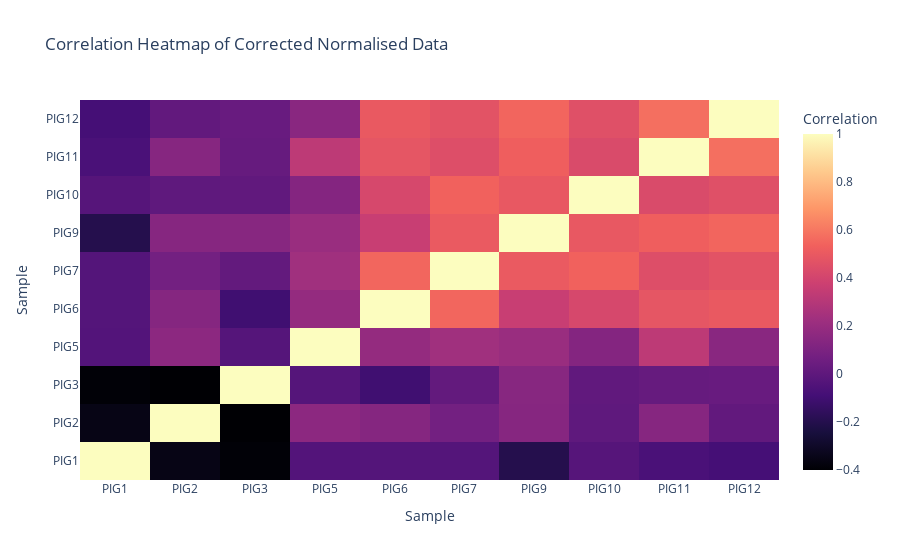

Here is the notebook cell this chart was saved with:
### Markdown cell above
### Correlation heat maps

### Code cell
# Calculate the correlation matrix
correlation_matrix = weighted_combined_data.corr()

# Create a heatmap using Plotly
fig = go.Figure(data=go.Heatmap(
    z=correlation_matrix.values,
    x=correlation_matrix.columns,
    y=correlation_matrix.index,
    colorscale='Magma',
    colorbar_title="Correlation"
))

fig.update_layout(
    title="Correlation Heatmap of Corrected Normalised Data",
    xaxis_title="Sample",
    yaxis_title="Sample"
)

# Show the plot
fig.show()
fig.write_html("./data/outputs/multiomic/correlation_heatmap.html")

### Figure 1 — Plotly figure (JSON) as saved in the notebook; plotly's stock layout.template omitted (floating-point values rounded to 4 significant figures)
{"data": [{"colorbar": {"title": {"text": "Correlation"}}, "colorscale": [[0, "#000004"], [0.1111, "#180f3d"], [0.2222, "#440f76"], [0.3333, "#721f81"], [0.4444, "#9e2f7f"], [0.5556, "#cd4071"], [0.6667, "#f1605d"], [0.7778, "#fd9668"], [0.8889, "#feca8d"], [1, "#fcfdbf"]], "type": "heatmap", "x": ["PIG1", "PIG2", "PIG3", "PIG5", "PIG6", "PIG7", "PIG9", "PIG10", "PIG11", "PIG12"], "y": ["PIG1", "PIG2", "PIG3", "PIG5", "PIG6", "PIG7", "PIG9", "PIG10", "PIG11", "PIG12"], "z": [[1.0, -0.3529, -0.3912, -0.03698, -0.03518, -0.03472, -0.2003, -0.02756, -0.0674, -0.08534], [-0.3529, 1.0, -0.4002, 0.1583, 0.1349, 0.07179, 0.1383, 0.003964, 0.1355, 0.01083], [-0.3912, -0.4002, 1.0, -0.0314, -0.1035, 0.01431, 0.1403, 0.007757, 0.02479, 0.0316], [-0.03698, 0.1583, -0.0314, 1.0, 0.1856, 0.2285, 0.2033, 0.1292, 0.3244, 0.1476], [-0.03518, 0.1349, -0.1035, 0.1856, 1.0, 0.5496, 0.3602, 0.4157, 0.4824, 0.4998], [-0.03472, 0.07179, 0.01431, 0.2285, 0.5496, 1.0, 0.5047, 0.5359, 0.4481, 0.4686], [-0.2003, 0.1383, 0.1403, 0.2033, 0.3602, 0.5047, 1.0, 0.4956, 0.5235, 0.5463], [-0.02756, 0.003964, 0.007757, 0.1292, 0.4157, 0.5359, 0.4956, 1.0, 0.4293, 0.4543], [-0.0674, 0.1355, 0.02479, 0.3244, 0.4824, 0.4481, 0.5235, 0.4293, 1.0, 0.5755], [-0.08534, 0.01083, 0.0316, 0.1476, 0.4998, 0.4686, 0.5463, 0.4543, 0.5755, 1.0]]}], "layout": {"title": {"text": "Correlation Heatmap of Corrected Normalised Data"}, "xaxis": {"title": {"text": "Sample"}}, "yaxis": {"title": {"text": "Sample"}}}}
